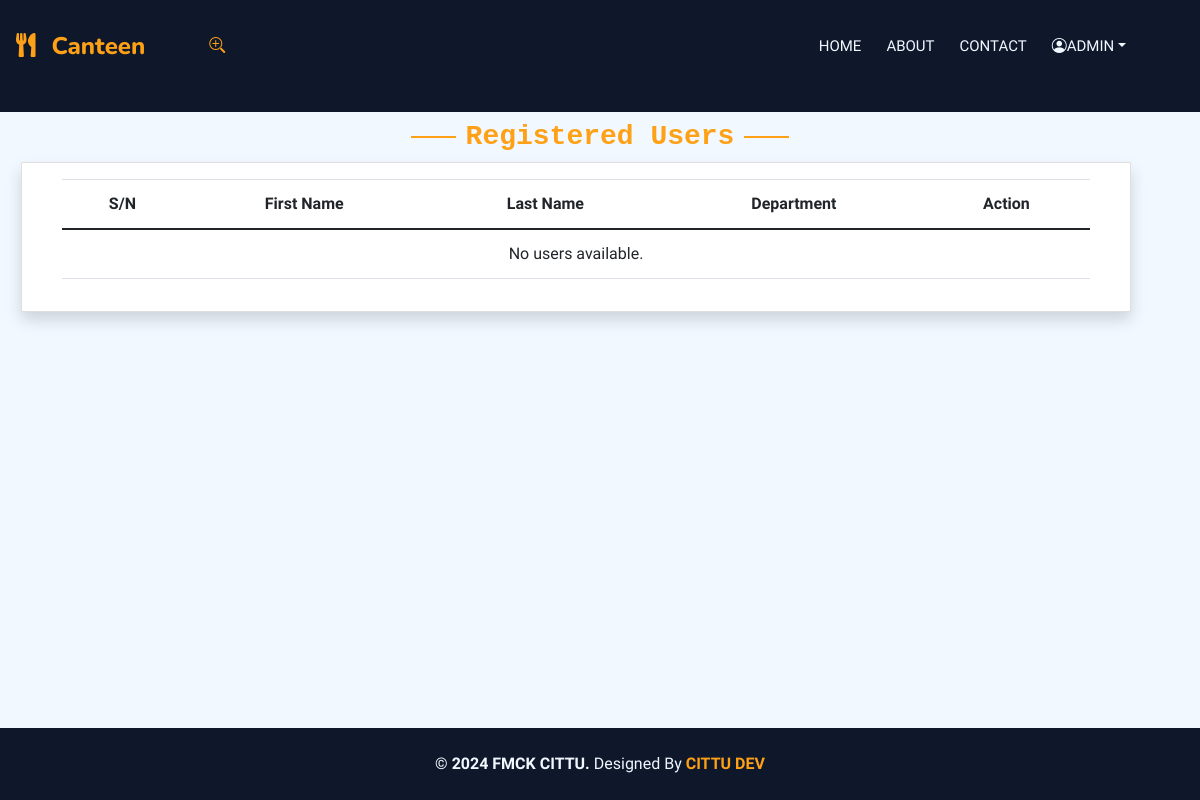
The app's page /admin_page (signed in), older data.
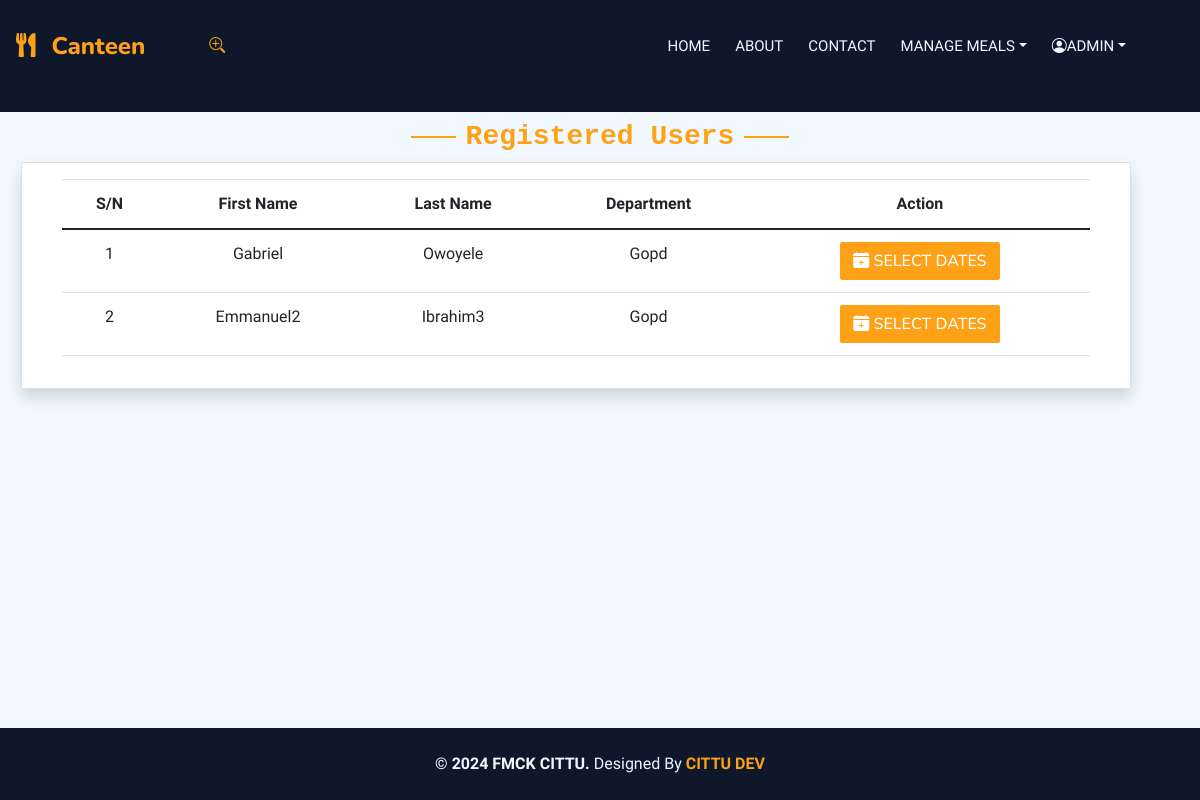
The same page, newer data.
### accounts/models.py (models this page shows, shortened)
class User(AbstractUser):
    firstname = models.CharField(max_length=200)
    lastname = models.CharField(max_length=200)
    othername = models.CharField(max_length=100 ,blank=True,null=True)
    username = models.CharField(max_length=100, unique=True)  # Ensure username is unique
    file_no = models.CharField(unique=True, max_length=7)
    phone_number = models.CharField(max_length=11)
    department = models.ForeignKey(Department, on_delete=models.SET_NULL, null=True)
    unit = models.ForeignKey(Unit, on_delete=models.SET_NULL, null=True)
    gender = models.ForeignKey(Gender, on_delete=models.CASCADE)
    group = models.ForeignKey(UserGroup, on_delete=models.CASCADE, blank=True, null=True)
    is_intern = models.BooleanField(default=False)
    is_active = models.BooleanField(default=True)
    date_created = models.DateTimeField(auto_now_add=True)
    USERNAME_FIELD = 'username'
    REQUIRED_FIELDS = ['firstname', 'lastname', 'file_no', 'phone_number', 'department', 'unit']
    class Meta:
        verbose_name_plural = "User"

class Department(models.Model):
    title = models.CharField(max_length=50)
    class Meta:
        verbose_name_plural = "Department"
    def __str__(self):
        return self.title

### main/views.py (the view)
# urls.py: path('admin_page', views.admin_page, name="admin_page"),
def admin_page(request):
    current_user = request.user
    current_date = timezone.now().date()
    dates_selected = Roster.objects.filter(user=current_user, date=current_date).exists()
    users = User.objects.none()
    if current_user.department: #and current_user.unit:
        users = User.objects.filter(department=current_user.department,group__title = 'User' )#unit=current_user.unit
    users_with_status = []
    for user in users:
        has_dates_selected = Roster.objects.filter(user=user, date=current_date).exists()
        users_with_status.append({'user': user,'has_dates_selected': has_dates_selected})
    context = {'users_with_status': users_with_status, 'dates_selected': dates_selected}
    return render(request, 'main/admin_page.html', context)

### accounts/models.py (called while the page is built)
    def __str__(self):
        return self.title

    def __str__(self):
        return self.title

    def __str__(self):
        return self.title

### templates/main/admin_page.html (shortened to what this page needs)
{% extends 'base/base.html' %}
{% block content %}
<div class="container-xxl pt-2 pb-3">
  <div class="container">
    <div class="text-center wow" data-wow-delay="0.1s">
      <h3 class="section-title ff-secondary text-center text-primary font-monospace">Registered Users</h3>
    </div>
    <div class="row g-5">
      <div class="card shadow wow" data-wow-delay="0.1s">
        <div class="card-body table-responsive">
  <table class="table text-center">
    <thead>
        <tr>
            <th scope="col">S/N</th>
            <th scope="col">First Name</th>
            <th scope="col">Last Name</th>
            <th scope="col">Department</th>
            <th scope="col">Action</th>
        </tr>
    </thead>
    <tbody class="table-group-divider">
        {% for entry in users_with_status %}
        <tr>
            <td>{{ forloop.counter }}</td>
            <td>{{ entry.user.firstname }}</td>
            <td>{{ entry.user.lastname }}</td>
            <td>{{ entry.user.department.title }}</td>
            <td>
                {% if entry.has_dates_selected %}
                    <button class="btn btn-success open-calendar" data-bs-toggle="modal" data-bs-target="#calendarModal" data-user-id="{{ entry.user.id }}"
                            data-user-first-name="{{ entry.user.firstname }}"
                            data-user-last-name="{{ entry.user.lastname }}">
                            Edit Date
                    </button>
                    <a class="btn btn-danger" href="{% url 'update_user_roster' id=entry.user.id %}">
                      Remove Date</a>
                {% else %}
                    <button class="btn btn-primary open-calendar" data-bs-toggle="modal" data-bs-target="#calendarModal" data-user-id="{{ entry.user.id }}"
                            data-user-first-name="{{ entry.user.firstname }}"
                            data-user-last-name="{{ entry.user.lastname }}">
                            <i class="bi bi-calendar-plus-fill"></i>
                            Select Dates
                    </button>
                {% endif %}
            </td>
        </tr>
        {% empty %}
        <tr>
            <td colspan="6">No users available.</td>
        </tr>
        {% endfor %}
    </tbody>
</table>
        </div>
      </div>
    </div>
  </div>
</div>
{% endblock content %}

### templates/include/navbar.html (shortened to what this page needs)
<div class="container-xxl position-relative p-0">
    <nav class="navbar navbar-expand-lg navbar-dark bg-dark px-4 px-lg-3 py-3 py-lg-0">
        <a href="" class="navbar-brand p-0">
            <h4 class="text-primary m-0"><i class="fa fa-utensils me-3"></i>Canteen</h4>
        </a>
        {% if user.is_authenticated %}
          <a href="" class="mx-5"  data-bs-toggle="modal" data-bs-target="#search" title="Search Here">
                <i class="bi bi-zoom-in"></i>
            </a>
            {% endif %}
        <div class="collapse navbar-collapse" id="navbarCollapse">
            <div class="navbar-nav ms-auto py-0 pe-2">
                <a href="" class="nav-item nav-link">Home</a>
                <a href="" class="nav-item nav-link">About</a>
                <a href="" class="nav-item nav-link">Contact</a>
                {% if user.is_authenticated and user.group.title == 'Canteen manager'%}
                 <div class="nav-item dropdown">
                    <a href="#" class="nav-link dropdown-toggle" data-bs-toggle="dropdown">Manage Meals</a>
                </div>
                {%endif%}
                {% if user.is_authenticated %}
                    <div class="nav-item dropdown">
                        <a href="#" class="nav-link dropdown-toggle" data-bs-toggle="dropdown"><i class="bi bi-person-circle"></i>{{request.user.username}}</a>
                    </div>
               {% else %}
               <a href="" class="nav-item nav-link" data-bs-toggle="modal" data-bs-target="#login">Log In</a>
                <a href="" class="nav-item nav-link" data-bs-toggle="modal" data-bs-target="#register">Register</a>
                {% endif %}
            </div>
        </div>
    </nav>
    <div class="container-xxl py-5 bg-dark supporting-container">
        <div class="container my-1 py-1">
        </div>
    </div>
</div>

Row changes from the older to the newer data that the page shows:
changed User "ADMIN": group_id 5 → 2 (drawn)
now on this page (row edited): User: user.firstname "Gabriel", user.lastname "Owoyele", user.department "Gopd"
now on this page (row edited): User: user.firstname "Emmanuel2", user.lastname "Ibrahim3", user.department "Gopd"
Text that changed along with them:
text no longer shown: "No users available."
text now shown: "MANAGE MEALS"
